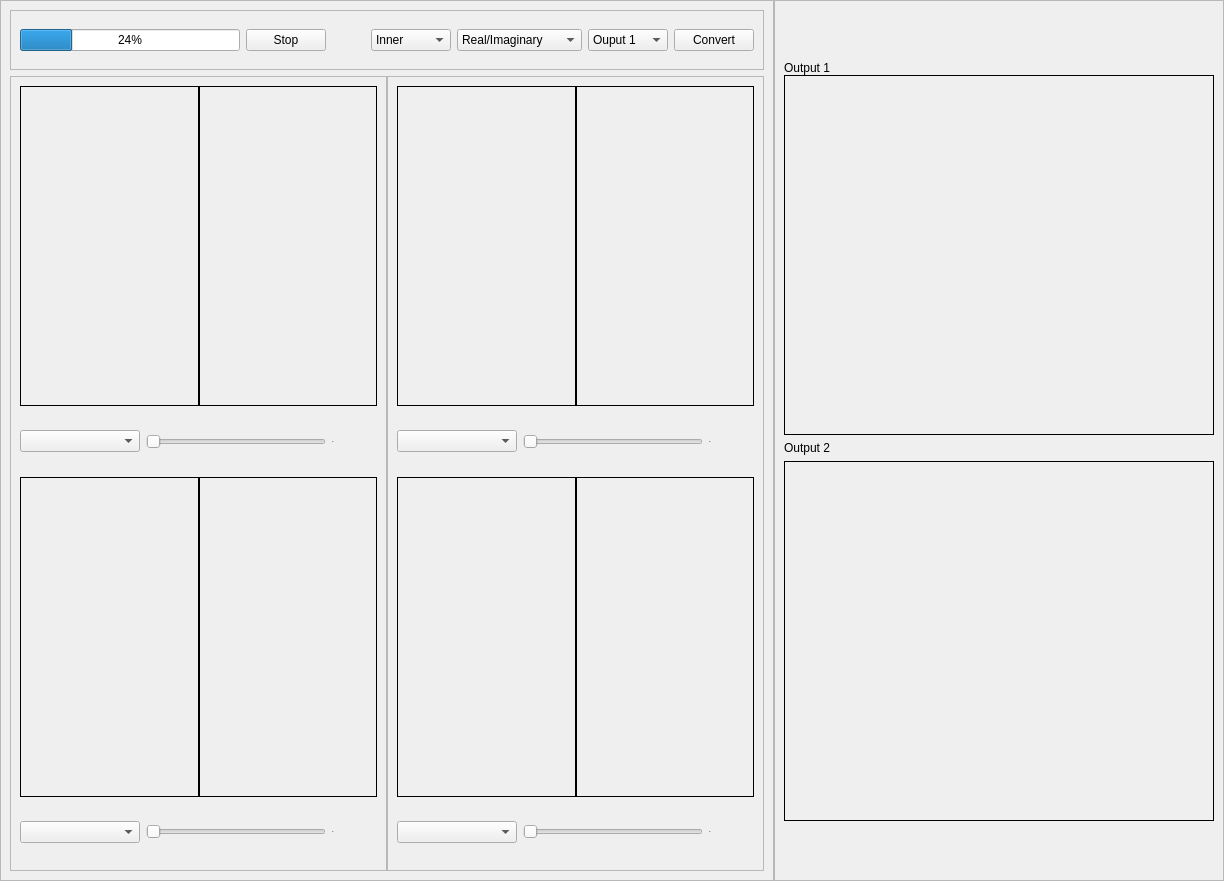
<?xml version="1.0" encoding="UTF-8"?>
<ui version="4.0">
 <class>MainWindow</class>
 <widget class="QMainWindow" name="MainWindow">
  <property name="geometry">
   <rect>
    <x>0</x>
    <y>0</y>
    <width>1224</width>
    <height>881</height>
   </rect>
  </property>
  <property name="windowTitle">
   <string>Image Mixer</string>
  </property>
  <widget class="QWidget" name="centralwidget">
   <layout class="QHBoxLayout" name="horizontalLayout">
    <property name="spacing">
     <number>0</number>
    </property>
    <property name="leftMargin">
     <number>0</number>
    </property>
    <property name="topMargin">
     <number>0</number>
    </property>
    <property name="rightMargin">
     <number>0</number>
    </property>
    <property name="bottomMargin">
     <number>0</number>
    </property>
    <item>
     <widget class="QFrame" name="frame">
      <property name="frameShape">
       <enum>QFrame::StyledPanel</enum>
      </property>
      <property name="frameShadow">
       <enum>QFrame::Raised</enum>
      </property>
      <layout class="QVBoxLayout" name="verticalLayout">
       <item>
        <widget class="QFrame" name="controlFrame">
         <property name="maximumSize">
          <size>
           <width>16777215</width>
           <height>60</height>
          </size>
         </property>
         <property name="frameShape">
          <enum>QFrame::StyledPanel</enum>
         </property>
         <property name="frameShadow">
          <enum>QFrame::Raised</enum>
         </property>
         <layout class="QHBoxLayout" name="horizontalLayout_2">
          <item>
           <widget class="QProgressBar" name="progressBar">
            <property name="minimumSize">
             <size>
              <width>220</width>
              <height>0</height>
             </size>
            </property>
            <property name="value">
             <number>24</number>
            </property>
           </widget>
          </item>
          <item>
           <widget class="QPushButton" name="stopButton">
            <property name="text">
             <string>Stop</string>
            </property>
           </widget>
          </item>
          <item>
           <spacer name="horizontalSpacer">
            <property name="orientation">
             <enum>Qt::Horizontal</enum>
            </property>
            <property name="sizeHint" stdset="0">
             <size>
              <width>40</width>
              <height>20</height>
             </size>
            </property>
           </spacer>
          </item>
          <item>
           <widget class="QComboBox" name="cropModeSelect">
            <property name="minimumSize">
             <size>
              <width>80</width>
              <height>0</height>
             </size>
            </property>
            <item>
             <property name="text">
              <string>Inner</string>
             </property>
            </item>
            <item>
             <property name="text">
              <string>Outer</string>
             </property>
            </item>
           </widget>
          </item>
          <item>
           <widget class="QComboBox" name="mixerModeSelect">
            <property name="minimumSize">
             <size>
              <width>120</width>
              <height>0</height>
             </size>
            </property>
            <item>
             <property name="text">
              <string>Real/Imaginary</string>
             </property>
            </item>
            <item>
             <property name="text">
              <string>Magnitude/Phase</string>
             </property>
            </item>
           </widget>
          </item>
          <item>
           <widget class="QComboBox" name="outputSelect">
            <property name="minimumSize">
             <size>
              <width>80</width>
              <height>0</height>
             </size>
            </property>
            <item>
             <property name="text">
              <string>Ouput 1</string>
             </property>
            </item>
            <item>
             <property name="text">
              <string>Ouput 2</string>
             </property>
            </item>
           </widget>
          </item>
          <item>
           <widget class="QPushButton" name="convertButton">
            <property name="text">
             <string>Convert</string>
            </property>
           </widget>
          </item>
         </layout>
        </widget>
       </item>
       <item>
        <layout class="QHBoxLayout" name="horizontalLayout_3">
         <property name="spacing">
          <number>0</number>
         </property>
         <item>
          <widget class="QFrame" name="frame_3">
           <property name="frameShape">
            <enum>QFrame::StyledPanel</enum>
           </property>
           <property name="frameShadow">
            <enum>QFrame::Raised</enum>
           </property>
           <layout class="QVBoxLayout" name="verticalLayout_9">
            <item>
             <layout class="QVBoxLayout" name="verticalLayout_5">
              <item>
               <layout class="QHBoxLayout" name="horizontalLayout_4">
                <property name="spacing">
                 <number>0</number>
                </property>
                <property name="bottomMargin">
                 <number>0</number>
                </property>
                <item>
                 <widget class="QWidget" name="imageOneWidget" native="true">
                  <property name="minimumSize">
                   <size>
                    <width>0</width>
                    <height>320</height>
                   </size>
                  </property>
                  <property name="maximumSize">
                   <size>
                    <width>320</width>
                    <height>320</height>
                   </size>
                  </property>
                  <property name="styleSheet">
                   <string notr="true">QWidget{
	border:1px solid;
}</string>
                  </property>
                 </widget>
                </item>
                <item>
                 <widget class="QWidget" name="imageOneComponentWidget" native="true">
                  <property name="minimumSize">
                   <size>
                    <width>0</width>
                    <height>320</height>
                   </size>
                  </property>
                  <property name="maximumSize">
                   <size>
                    <width>320</width>
                    <height>320</height>
                   </size>
                  </property>
                  <property name="styleSheet">
                   <string notr="true">QWidget{
	border:1px solid;
}</string>
                  </property>
                 </widget>
                </item>
               </layout>
              </item>
              <item>
               <layout class="QHBoxLayout" name="horizontalLayout_5">
                <item>
                 <widget class="QComboBox" name="imageOneModeSelect">
                  <property name="minimumSize">
                   <size>
                    <width>120</width>
                    <height>0</height>
                   </size>
                  </property>
                 </widget>
                </item>
                <item>
                 <widget class="QSlider" name="componentOneRatioSlider">
                  <property name="orientation">
                   <enum>Qt::Horizontal</enum>
                  </property>
                 </widget>
                </item>
                <item>
                 <widget class="QLabel" name="componentOneRatioLabel">
                  <property name="minimumSize">
                   <size>
                    <width>45</width>
                    <height>0</height>
                   </size>
                  </property>
                  <property name="font">
                   <font>
                    <pointsize>-1</pointsize>
                    <weight>75</weight>
                    <bold>true</bold>
                   </font>
                  </property>
                  <property name="text">
                   <string>0%</string>
                  </property>
                 </widget>
                </item>
               </layout>
              </item>
             </layout>
            </item>
            <item>
             <layout class="QVBoxLayout" name="verticalLayout_7">
              <item>
               <layout class="QHBoxLayout" name="horizontalLayout_8">
                <property name="spacing">
                 <number>0</number>
                </property>
                <property name="bottomMargin">
                 <number>0</number>
                </property>
                <item>
                 <widget class="QWidget" name="imageThreeWidget" native="true">
                  <property name="minimumSize">
                   <size>
                    <width>0</width>
                    <height>320</height>
                   </size>
                  </property>
                  <property name="maximumSize">
                   <size>
                    <width>320</width>
                    <height>320</height>
                   </size>
                  </property>
                  <property name="styleSheet">
                   <string notr="true">QWidget{
	border:1px solid;
}</string>
                  </property>
                 </widget>
                </item>
                <item>
                 <widget class="QWidget" name="imageThreeComponentWidget" native="true">
                  <property name="minimumSize">
                   <size>
                    <width>0</width>
                    <height>320</height>
                   </size>
                  </property>
                  <property name="maximumSize">
                   <size>
                    <width>320</width>
                    <height>320</height>
                   </size>
                  </property>
                  <property name="styleSheet">
                   <string notr="true">QWidget{
	border:1px solid;
}</string>
                  </property>
                 </widget>
                </item>
               </layout>
              </item>
              <item>
               <layout class="QHBoxLayout" name="horizontalLayout_9">
                <item>
                 <widget class="QComboBox" name="imageThreeModeSelect">
                  <property name="minimumSize">
                   <size>
                    <width>120</width>
                    <height>0</height>
                   </size>
                  </property>
                 </widget>
                </item>
                <item>
                 <widget class="QSlider" name="componentThreeRatioSlider">
                  <property name="orientation">
                   <enum>Qt::Horizontal</enum>
                  </property>
                 </widget>
                </item>
                <item>
                 <widget class="QLabel" name="componentThreeRatioLabel">
                  <property name="minimumSize">
                   <size>
                    <width>45</width>
                    <height>0</height>
                   </size>
                  </property>
                  <property name="font">
                   <font>
                    <pointsize>-1</pointsize>
                    <weight>75</weight>
                    <bold>true</bold>
                   </font>
                  </property>
                  <property name="text">
                   <string>0%</string>
                  </property>
                 </widget>
                </item>
               </layout>
              </item>
             </layout>
            </item>
           </layout>
          </widget>
         </item>
         <item>
          <widget class="QFrame" name="frame_4">
           <property name="frameShape">
            <enum>QFrame::StyledPanel</enum>
           </property>
           <property name="frameShadow">
            <enum>QFrame::Raised</enum>
           </property>
           <layout class="QVBoxLayout" name="verticalLayout_10">
            <item>
             <layout class="QVBoxLayout" name="verticalLayout_6">
              <item>
               <layout class="QHBoxLayout" name="horizontalLayout_6">
                <property name="spacing">
                 <number>0</number>
                </property>
                <property name="bottomMargin">
                 <number>0</number>
                </property>
                <item>
                 <widget class="QWidget" name="imageTwoWidget" native="true">
                  <property name="minimumSize">
                   <size>
                    <width>0</width>
                    <height>320</height>
                   </size>
                  </property>
                  <property name="maximumSize">
                   <size>
                    <width>320</width>
                    <height>320</height>
                   </size>
                  </property>
                  <property name="styleSheet">
                   <string notr="true">QWidget{
	border:1px solid;
}</string>
                  </property>
                 </widget>
                </item>
                <item>
                 <widget class="QWidget" name="imageTwoComponentWidget" native="true">
                  <property name="minimumSize">
                   <size>
                    <width>0</width>
                    <height>320</height>
                   </size>
                  </property>
                  <property name="maximumSize">
                   <size>
                    <width>320</width>
                    <height>320</height>
                   </size>
                  </property>
                  <property name="styleSheet">
                   <string notr="true">QWidget{
	border:1px solid;
}</string>
                  </property>
                 </widget>
                </item>
               </layout>
              </item>
              <item>
               <layout class="QHBoxLayout" name="horizontalLayout_7">
                <item>
                 <widget class="QComboBox" name="imageTwoModeSelect">
                  <property name="minimumSize">
                   <size>
                    <width>120</width>
                    <height>0</height>
                   </size>
                  </property>
                 </widget>
                </item>
                <item>
                 <widget class="QSlider" name="componentTwoRatioSlider">
                  <property name="orientation">
                   <enum>Qt::Horizontal</enum>
                  </property>
                 </widget>
                </item>
                <item>
                 <widget class="QLabel" name="componentTwoRatioLabel">
                  <property name="minimumSize">
                   <size>
                    <width>45</width>
                    <height>0</height>
                   </size>
                  </property>
                  <property name="font">
                   <font>
                    <pointsize>-1</pointsize>
                    <weight>75</weight>
                    <bold>true</bold>
                   </font>
                  </property>
                  <property name="text">
                   <string>0%</string>
                  </property>
                 </widget>
                </item>
               </layout>
              </item>
             </layout>
            </item>
            <item>
             <layout class="QVBoxLayout" name="verticalLayout_8">
              <item>
               <layout class="QHBoxLayout" name="horizontalLayout_10">
                <property name="spacing">
                 <number>0</number>
                </property>
                <property name="bottomMargin">
                 <number>0</number>
                </property>
                <item>
                 <widget class="QWidget" name="imageFourWidget" native="true">
                  <property name="minimumSize">
                   <size>
                    <width>0</width>
                    <height>320</height>
                   </size>
                  </property>
                  <property name="maximumSize">
                   <size>
                    <width>320</width>
                    <height>320</height>
                   </size>
                  </property>
                  <property name="styleSheet">
                   <string notr="true">QWidget{
	border:1px solid;
}</string>
                  </property>
                 </widget>
                </item>
                <item>
                 <widget class="QWidget" name="imageFourComponentWidget" native="true">
                  <property name="minimumSize">
                   <size>
                    <width>0</width>
                    <height>320</height>
                   </size>
                  </property>
                  <property name="maximumSize">
                   <size>
                    <width>320</width>
                    <height>320</height>
                   </size>
                  </property>
                  <property name="styleSheet">
                   <string notr="true">QWidget{
	border:1px solid;
}</string>
                  </property>
                 </widget>
                </item>
               </layout>
              </item>
              <item>
               <layout class="QHBoxLayout" name="horizontalLayout_11">
                <item>
                 <widget class="QComboBox" name="imageFourModeSelect">
                  <property name="minimumSize">
                   <size>
                    <width>120</width>
                    <height>0</height>
                   </size>
                  </property>
                 </widget>
                </item>
                <item>
                 <widget class="QSlider" name="componentFourRatioSlider">
                  <property name="orientation">
                   <enum>Qt::Horizontal</enum>
                  </property>
                 </widget>
                </item>
                <item>
                 <widget class="QLabel" name="componentFourRatioLabel">
                  <property name="minimumSize">
                   <size>
                    <width>45</width>
                    <height>0</height>
                   </size>
                  </property>
                  <property name="font">
                   <font>
                    <pointsize>-1</pointsize>
                    <weight>75</weight>
                    <bold>true</bold>
                   </font>
                  </property>
                  <property name="text">
                   <string>0%</string>
                  </property>
                 </widget>
                </item>
               </layout>
              </item>
             </layout>
            </item>
           </layout>
          </widget>
         </item>
        </layout>
       </item>
      </layout>
     </widget>
    </item>
    <item>
     <widget class="QFrame" name="frame_2">
      <property name="minimumSize">
       <size>
        <width>450</width>
        <height>0</height>
       </size>
      </property>
      <property name="maximumSize">
       <size>
        <width>450</width>
        <height>16777215</height>
       </size>
      </property>
      <property name="frameShape">
       <enum>QFrame::StyledPanel</enum>
      </property>
      <property name="frameShadow">
       <enum>QFrame::Raised</enum>
      </property>
      <layout class="QVBoxLayout" name="verticalLayout_4">
       <item>
        <spacer name="verticalSpacer_2">
         <property name="orientation">
          <enum>Qt::Vertical</enum>
         </property>
         <property name="sizeHint" stdset="0">
          <size>
           <width>20</width>
           <height>40</height>
          </size>
         </property>
        </spacer>
       </item>
       <item>
        <layout class="QVBoxLayout" name="verticalLayout_2">
         <property name="spacing">
          <number>0</number>
         </property>
         <item>
          <widget class="QLabel" name="outputOneLabel">
           <property name="maximumSize">
            <size>
             <width>16777215</width>
             <height>40</height>
            </size>
           </property>
           <property name="text">
            <string>Output 1</string>
           </property>
          </widget>
         </item>
         <item>
          <widget class="QWidget" name="outputOneWidget" native="true">
           <property name="minimumSize">
            <size>
             <width>0</width>
             <height>360</height>
            </size>
           </property>
           <property name="styleSheet">
            <string notr="true">QWidget{
	border:1px solid;
}</string>
           </property>
          </widget>
         </item>
        </layout>
       </item>
       <item>
        <layout class="QVBoxLayout" name="verticalLayout_3">
         <item>
          <widget class="QLabel" name="outputTwoLabel">
           <property name="maximumSize">
            <size>
             <width>16777215</width>
             <height>40</height>
            </size>
           </property>
           <property name="text">
            <string>Output 2</string>
           </property>
          </widget>
         </item>
         <item>
          <widget class="QWidget" name="outputTwoWidget" native="true">
           <property name="minimumSize">
            <size>
             <width>0</width>
             <height>360</height>
            </size>
           </property>
           <property name="styleSheet">
            <string notr="true">QWidget{
	border:1px solid;
}
</string>
           </property>
          </widget>
         </item>
        </layout>
       </item>
       <item>
        <spacer name="verticalSpacer">
         <property name="orientation">
          <enum>Qt::Vertical</enum>
         </property>
         <property name="sizeHint" stdset="0">
          <size>
           <width>20</width>
           <height>40</height>
          </size>
         </property>
        </spacer>
       </item>
      </layout>
     </widget>
    </item>
   </layout>
  </widget>
 </widget>
 <resources/>
 <connections/>
</ui>
